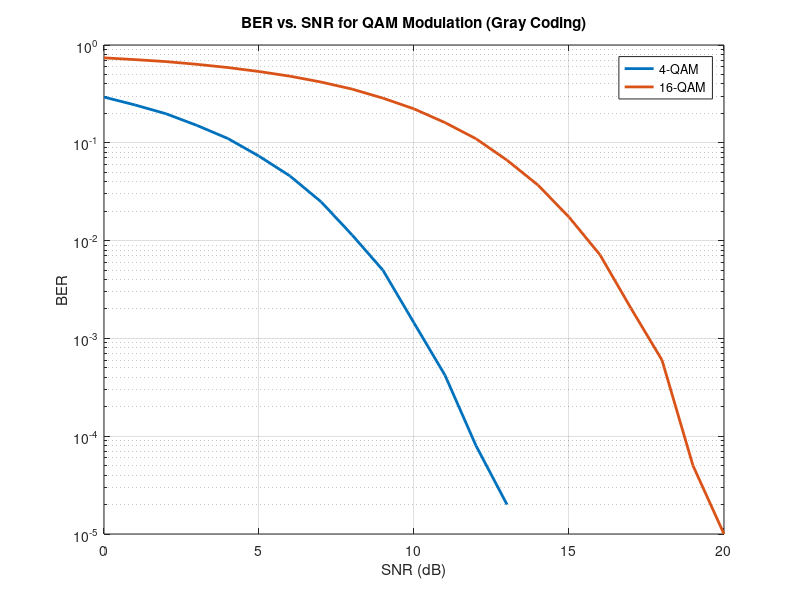

The MATLAB source for this figure:
clc; clear;
figure;

% Define SNR range
snr = 0:20;

% Loop over different modulation orders (4-QAM and 16-QAM)
for M = [4, 16]
    ber = [];  % Initialize array to store BER values
    
    % Generate random data symbols according to the modulation order
    x = randi([0 M-1], 100000, 1); 

    % Set modulation mapping (binary or Gray)
    sysOrder = 'gray'; % Use 'bin' for binary mapping, or 'gray' for Gray coding

    % Loop over each SNR value
    for snr_value = snr
        % Modulate the data using QAM
        symbols = qammod(x, M, sysOrder); 
        
        % Pass the modulated symbols through an AWGN channel
        n_symbols = awgn(symbols, snr_value, 'measured');
        
        % Demodulate the received symbols
        d_symbols = qamdemod(n_symbols, M, sysOrder); 
        
        % Calculate the BER
        ber_value = symerr(x, d_symbols) / length(x); 
        
        % Store the BER value
        ber = [ber ber_value]; 
    end
    
    % Plot BER vs. SNR on a logarithmic scale
    semilogy(snr, ber, 'LineWidth', 2); 
    hold on;
end

% Add labels, title, and legend
xlabel('SNR (dB)'); 
ylabel('BER'); 
title('BER vs. SNR for QAM Modulation (Gray Coding)');
legend('4-QAM', '16-QAM');
grid on;
hold off;
